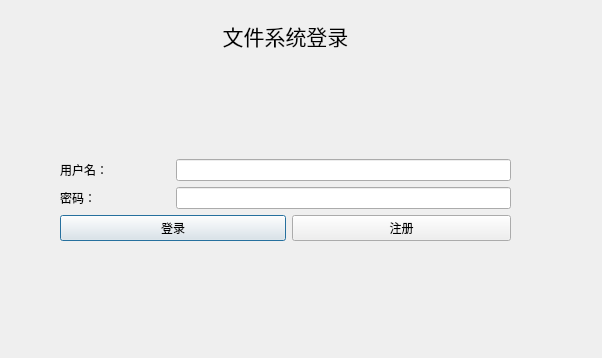
<?xml version="1.0" encoding="UTF-8"?>
<ui version="4.0">
 <class>LoginWindow</class>
 <widget class="QDialog" name="LoginWindow">
  <property name="geometry">
   <rect>
    <x>0</x>
    <y>0</y>
    <width>602</width>
    <height>358</height>
   </rect>
  </property>
  <property name="minimumSize">
   <size>
    <width>400</width>
    <height>250</height>
   </size>
  </property>
  <property name="windowTitle">
   <string>文件系统登录</string>
  </property>
  <widget class="QWidget" name="">
   <property name="geometry">
    <rect>
     <x>60</x>
     <y>20</y>
     <width>451</width>
     <height>221</height>
    </rect>
   </property>
   <layout class="QGridLayout" name="gridLayout">
    <item row="2" column="0">
     <widget class="QLabel" name="labelPassword">
      <property name="text">
       <string>密码：</string>
      </property>
      <property name="buddy">
       <cstring>labelPassword</cstring>
      </property>
     </widget>
    </item>
    <item row="2" column="1" colspan="3">
     <widget class="QLineEdit" name="passwordEdit">
      <property name="echoMode">
       <enum>QLineEdit::Password</enum>
      </property>
     </widget>
    </item>
    <item row="0" column="0" colspan="4">
     <layout class="QVBoxLayout" name="verticalLayout">
      <item>
       <widget class="QLabel" name="labelTitle">
        <property name="font">
         <font>
          <pointsize>16</pointsize>
         </font>
        </property>
        <property name="text">
         <string>文件系统登录</string>
        </property>
        <property name="alignment">
         <set>Qt::AlignHCenter|Qt::AlignTop</set>
        </property>
       </widget>
      </item>
      <item>
       <layout class="QHBoxLayout" name="horizontalLayout"/>
      </item>
      <item>
       <layout class="QHBoxLayout" name="horizontalLayout_2"/>
      </item>
      <item>
       <layout class="QHBoxLayout" name="horizontalLayout_3"/>
      </item>
     </layout>
    </item>
    <item row="1" column="0">
     <widget class="QLabel" name="labelUser">
      <property name="text">
       <string>用户名：</string>
      </property>
     </widget>
    </item>
    <item row="1" column="1" colspan="3">
     <widget class="QLineEdit" name="usernameEdit"/>
    </item>
    <item row="3" column="0" colspan="2">
     <widget class="QPushButton" name="loginBtn">
      <property name="text">
       <string>登录</string>
      </property>
     </widget>
    </item>
    <item row="3" column="2" colspan="2">
     <widget class="QPushButton" name="registerBtn">
      <property name="text">
       <string>注册</string>
      </property>
     </widget>
    </item>
   </layout>
  </widget>
 </widget>
 <resources/>
 <connections/>
</ui>
